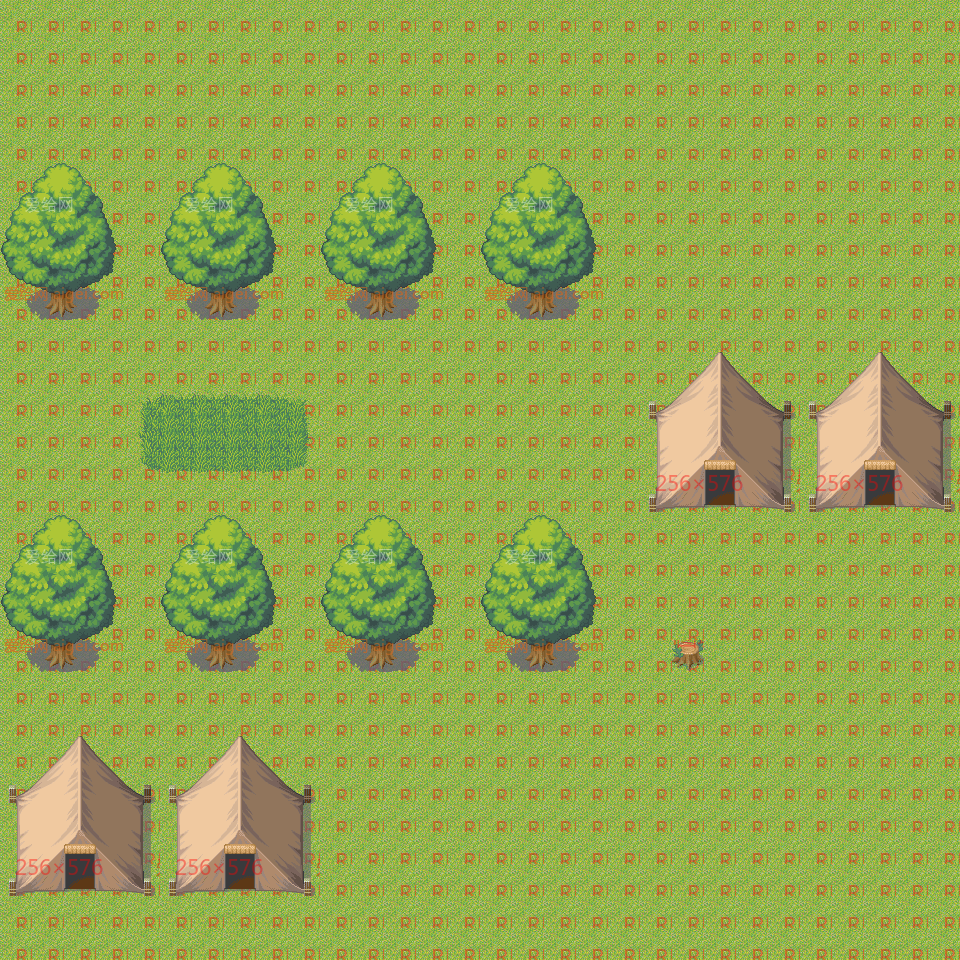

This game map was drawn from its Tiled (.tmx) file and the tilesets committed beside it. A one-line description and the full map source follow:
An orthogonal 30x30 tile map with 32x32 px tiles, 3 tile layers (图块层 1, 图块层 2, 图块层 3) and 1 object (startPosition).

<map version="1.10" tiledversion="1.10.2" orientation="orthogonal" renderorder="right-down" width="30" height="30" tilewidth="32" tileheight="32" infinite="0" nextlayerid="5" nextobjectid="2">
 <tileset firstgid="1" source="map1.tsx" />
 <layer id="1" name="图块层 1" width="30" height="30">
  <data encoding="csv">
1,1,1,1,1,1,1,1,1,1,1,1,1,1,1,1,1,1,1,1,1,1,1,1,1,1,1,1,1,1,
1,1,1,1,1,1,1,1,1,1,1,1,1,1,1,1,1,1,1,1,1,1,1,1,1,1,1,1,1,1,
1,1,1,1,1,1,1,1,1,1,1,1,1,1,1,1,1,1,1,1,1,1,1,1,1,1,1,1,1,1,
1,1,1,1,1,1,1,1,1,1,1,1,1,1,1,1,1,1,1,1,1,1,1,1,1,1,1,1,1,1,
1,1,1,1,1,1,1,1,1,1,1,1,1,1,1,1,1,1,1,1,1,1,1,1,1,1,1,1,1,1,
1,1,1,1,1,1,1,1,1,1,1,1,1,1,1,1,1,1,1,1,1,1,1,1,1,1,1,1,1,1,
1,1,1,1,1,1,1,1,1,1,1,1,1,1,1,1,1,1,1,1,1,1,1,1,1,1,1,1,1,1,
1,1,1,1,1,1,1,1,1,1,1,1,1,1,1,1,1,1,1,1,1,1,1,1,1,1,1,1,1,1,
1,1,1,1,1,1,1,1,1,1,1,1,1,1,1,1,1,1,1,1,1,1,1,1,1,1,1,1,1,1,
1,1,1,1,1,1,1,1,1,1,1,1,1,1,1,1,1,1,1,1,1,1,1,1,1,1,1,1,1,1,
1,1,1,1,1,1,1,1,1,1,1,1,1,1,1,1,1,1,1,1,1,1,1,1,1,1,1,1,1,1,
1,1,1,1,1,1,1,1,1,1,1,1,1,1,1,1,1,1,1,1,1,1,1,1,1,1,1,1,1,1,
1,1,1,1,1,1,1,1,1,1,1,1,1,1,1,1,1,1,1,1,1,1,1,1,1,1,1,1,1,1,
1,1,1,1,1,1,1,1,1,1,1,1,1,1,1,1,1,1,1,1,1,1,1,1,1,1,1,1,1,1,
1,1,1,1,1,1,1,1,1,1,1,1,1,1,1,1,1,1,1,1,1,1,1,1,1,1,1,1,1,1,
1,1,1,1,1,1,1,1,1,1,1,1,1,1,1,1,1,1,1,1,1,1,1,1,1,1,1,1,1,1,
1,1,1,1,1,1,1,1,1,1,1,1,1,1,1,1,1,1,1,1,1,1,1,1,1,1,1,1,1,1,
1,1,1,1,1,1,1,1,1,1,1,1,1,1,1,1,1,1,1,1,1,1,1,1,1,1,1,1,1,1,
1,1,1,1,1,1,1,1,1,1,1,1,1,1,1,1,1,1,1,1,1,1,1,1,1,1,1,1,1,1,
1,1,1,1,1,1,1,1,1,1,1,1,1,1,1,1,1,1,1,1,1,1,1,1,1,1,1,1,1,1,
1,1,1,1,1,1,1,1,1,1,1,1,1,1,1,1,1,1,1,1,1,1,1,1,1,1,1,1,1,1,
1,1,1,1,1,1,1,1,1,1,1,1,1,1,1,1,1,1,1,1,1,1,1,1,1,1,1,1,1,1,
1,1,1,1,1,1,1,1,1,1,1,1,1,1,1,1,1,1,1,1,1,1,1,1,1,1,1,1,1,1,
1,1,1,1,1,1,1,1,1,1,1,1,1,1,1,1,1,1,1,1,1,1,1,1,1,1,1,1,1,1,
1,1,1,1,1,1,1,1,1,1,1,1,1,1,1,1,1,1,1,1,1,1,1,1,1,1,1,1,1,1,
1,1,1,1,1,1,1,1,1,1,1,1,1,1,1,1,1,1,1,1,1,1,1,1,1,1,1,1,1,1,
1,1,1,1,1,1,1,1,1,1,1,1,1,1,1,1,1,1,1,1,1,1,1,1,1,1,1,1,1,1,
1,1,1,1,1,1,1,1,1,1,1,1,1,1,1,1,1,1,1,1,1,1,1,1,1,1,1,1,1,1,
1,1,1,1,1,1,1,1,1,1,1,1,1,1,1,1,1,1,1,1,1,1,1,1,1,1,1,1,1,1,
1,1,1,1,1,1,1,1,1,1,1,1,1,1,1,1,1,1,1,1,1,1,1,1,1,1,1,1,1,1
</data>
 </layer>
 <layer id="2" name="图块层 2" width="30" height="30">
  <data encoding="csv">
0,0,0,0,0,0,0,0,0,0,0,0,0,0,0,0,0,0,0,0,0,0,0,0,0,0,0,0,0,0,
0,0,0,0,0,0,0,0,0,0,0,0,0,0,0,0,0,0,0,0,0,0,0,0,0,0,0,0,0,0,
0,0,0,0,0,0,0,0,0,0,0,0,0,0,0,0,0,0,0,0,0,0,0,0,0,0,0,0,0,0,
0,0,0,0,0,0,0,0,0,0,0,0,0,0,0,0,0,0,0,0,0,0,0,0,0,0,0,0,0,0,
0,0,0,0,0,0,0,0,0,0,0,0,0,0,0,0,0,0,0,0,0,0,0,0,0,0,0,0,0,0,
0,0,0,0,0,0,0,0,0,0,0,0,0,0,0,0,0,0,0,0,0,0,0,0,0,0,0,0,0,0,
0,0,0,0,0,0,0,0,0,0,0,0,0,0,0,0,0,0,0,0,0,0,0,0,0,0,0,0,0,0,
0,0,0,0,0,0,0,0,0,0,0,0,0,0,0,0,0,0,0,0,0,0,0,0,0,0,0,0,0,0,
0,0,0,0,0,0,0,0,0,0,0,0,0,0,0,0,0,0,0,0,0,0,0,0,0,0,0,0,0,0,
73,74,75,76,0,73,74,75,76,0,73,74,75,76,0,73,74,75,76,0,0,0,0,0,0,0,0,0,0,0,
0,0,0,0,0,0,0,0,0,0,0,0,0,0,0,0,0,0,0,0,0,0,0,0,0,0,0,0,0,0,
0,0,0,0,0,0,0,0,0,0,0,0,0,0,0,0,0,0,0,0,0,0,0,0,0,0,0,0,0,0,
0,0,0,0,17,18,18,18,18,19,0,0,0,0,0,0,0,0,0,0,0,0,0,0,0,0,0,0,0,0,
0,0,0,0,25,26,26,26,26,27,0,0,0,0,0,0,0,0,0,0,0,0,0,0,0,0,0,0,0,0,
0,0,0,0,33,34,34,34,34,35,0,0,0,0,0,0,0,0,0,0,0,0,0,0,0,0,0,0,0,0,
0,0,0,0,0,0,0,0,0,0,0,0,0,0,0,0,0,0,0,0,0,0,0,0,0,0,0,0,0,0,
0,0,0,0,0,0,0,0,0,0,0,0,0,0,0,0,0,0,0,0,0,0,0,0,0,0,0,0,0,0,
0,0,0,0,0,0,0,0,0,0,0,0,0,0,0,0,0,0,0,0,0,0,0,0,0,0,0,0,0,0,
0,0,0,0,0,0,0,0,0,0,0,0,0,0,0,0,0,0,0,0,0,0,0,0,0,0,0,0,0,0,
0,0,0,0,0,0,0,0,0,0,0,0,0,0,0,0,0,0,0,0,0,0,0,0,0,0,0,0,0,0,
73,74,75,76,0,73,74,75,76,0,73,74,75,76,0,73,74,75,76,0,0,0,0,0,0,0,0,0,0,0,
0,0,0,0,0,0,0,0,0,0,0,0,0,0,0,0,0,0,0,0,0,0,0,0,0,0,0,0,0,0,
0,0,0,0,0,0,0,0,0,0,0,0,0,0,0,0,0,0,0,0,0,0,0,0,0,0,0,0,0,0,
0,0,0,0,0,0,0,0,0,0,0,0,0,0,0,0,0,0,0,0,0,0,0,0,0,0,0,0,0,0,
0,0,0,0,0,0,0,0,0,0,0,0,0,0,0,0,0,0,0,0,0,0,0,0,0,0,0,0,0,0,
0,0,0,0,0,0,0,0,0,0,0,0,0,0,0,0,0,0,0,0,0,0,0,0,0,0,0,0,0,0,
0,0,0,0,0,0,0,0,0,0,0,0,0,0,0,0,0,0,0,0,0,0,0,0,0,0,0,0,0,0,
0,0,0,0,0,0,0,0,0,0,0,0,0,0,0,0,0,0,0,0,0,0,0,0,0,0,0,0,0,0,
0,0,0,0,0,0,0,0,0,0,0,0,0,0,0,0,0,0,0,0,0,0,0,0,0,0,0,0,0,0,
0,0,0,0,0,0,0,0,0,0,0,0,0,0,0,0,0,0,0,0,0,0,0,0,0,0,0,0,0,0
</data>
 </layer>
 <objectgroup id="4" name="player">
  <object id="1" name="startPosition" gid="24" x="34" y="446.435" width="32" height="32">
   <properties>
    <property name="isPlayer" type="bool" value="true" />
   </properties>
  </object>
 </objectgroup>
 <layer id="3" name="图块层 3" width="30" height="30">
  <data encoding="csv">
0,0,0,0,0,0,0,0,0,0,0,0,0,0,0,0,0,0,0,0,0,0,0,0,0,0,0,0,0,0,
0,0,0,0,0,0,0,0,0,0,0,0,0,0,0,0,0,0,0,0,0,0,0,0,0,0,0,0,0,0,
0,0,0,0,0,0,0,0,0,0,0,0,0,0,0,0,0,0,0,0,0,0,0,0,0,0,0,0,0,0,
0,0,0,0,0,0,0,0,0,0,0,0,0,0,0,0,0,0,0,0,0,0,0,0,0,0,0,0,0,0,
0,0,0,0,0,0,0,0,0,0,0,0,0,0,0,0,0,0,0,0,0,0,0,0,0,0,0,0,0,0,
41,42,43,44,0,41,42,43,44,0,41,42,43,44,0,41,42,43,44,0,0,0,0,0,0,0,0,0,0,0,
49,50,51,52,0,49,50,51,52,0,49,50,51,52,0,49,50,51,52,0,0,0,0,0,0,0,0,0,0,0,
57,58,59,60,0,57,58,59,60,0,57,58,59,60,0,57,58,59,60,0,0,0,0,0,0,0,0,0,0,0,
65,66,67,68,0,65,66,67,68,0,65,66,67,68,0,65,66,67,68,0,0,0,0,0,0,0,0,0,0,0,
73,74,75,76,0,73,74,75,76,0,73,74,75,76,0,73,74,75,76,0,0,0,0,0,0,0,0,0,0,0,
0,0,0,0,0,0,0,0,0,0,0,0,0,0,0,0,0,0,0,0,0,0,0,0,0,0,0,0,0,0,
0,0,0,0,0,0,0,0,0,0,0,0,0,0,0,0,0,0,0,0,105,106,107,108,109,105,106,107,108,109,
0,0,0,0,0,0,0,0,0,0,0,0,0,0,0,0,0,0,0,0,113,114,115,116,117,113,114,115,116,117,
0,0,0,0,0,0,0,0,0,0,0,0,0,0,0,0,0,0,0,0,121,122,123,124,125,121,122,123,124,125,
0,0,0,0,0,0,0,0,0,0,0,0,0,0,0,0,0,0,0,0,129,130,131,132,133,129,130,131,132,133,
0,0,0,0,0,0,0,0,0,0,0,0,0,0,0,0,0,0,0,0,137,138,139,140,141,137,138,139,140,141,
41,42,43,44,0,41,42,43,44,0,41,42,43,44,0,41,42,43,44,0,0,0,0,0,0,0,0,0,0,0,
49,50,51,52,0,49,50,51,52,0,49,50,51,52,0,49,50,51,52,0,0,0,0,0,0,0,0,0,0,0,
57,58,59,60,0,57,58,59,60,0,57,58,59,60,0,57,58,59,60,0,0,0,0,0,0,0,0,0,0,0,
65,66,67,68,0,65,66,67,68,0,65,66,67,68,0,65,66,67,68,0,0,0,0,0,0,0,0,0,0,0,
73,74,75,76,0,73,74,75,76,0,73,74,75,76,0,73,74,75,76,0,0,13,0,0,0,0,0,0,0,0,
0,0,0,0,0,0,0,0,0,0,0,0,0,0,0,0,0,0,0,0,0,0,0,0,0,0,0,0,0,0,
0,0,0,0,0,0,0,0,0,0,0,0,0,0,0,0,0,0,0,0,0,0,0,0,0,0,0,0,0,0,
105,106,107,108,109,105,106,107,108,109,0,0,0,0,0,0,0,0,0,0,0,0,0,0,0,0,0,0,0,0,
113,114,115,116,117,113,114,115,116,117,0,0,0,0,0,0,0,0,0,0,0,0,0,0,0,0,0,0,0,0,
121,122,123,124,125,121,122,123,124,125,0,0,0,0,0,0,0,0,0,0,0,0,0,0,0,0,0,0,0,0,
129,130,131,132,133,129,130,131,132,133,0,0,0,0,0,0,0,0,0,0,0,0,0,0,0,0,0,0,0,0,
137,138,139,140,141,137,138,139,140,141,0,0,0,0,0,0,0,0,0,0,0,0,0,0,0,0,0,0,0,0,
0,0,0,0,0,0,0,0,0,0,0,0,0,0,0,0,0,0,0,0,0,0,0,0,0,0,0,0,0,0,
0,0,0,0,0,0,0,0,0,0,0,0,0,0,0,0,0,0,0,0,0,0,0,0,0,0,0,0,0,0
</data>
 </layer>
</map>